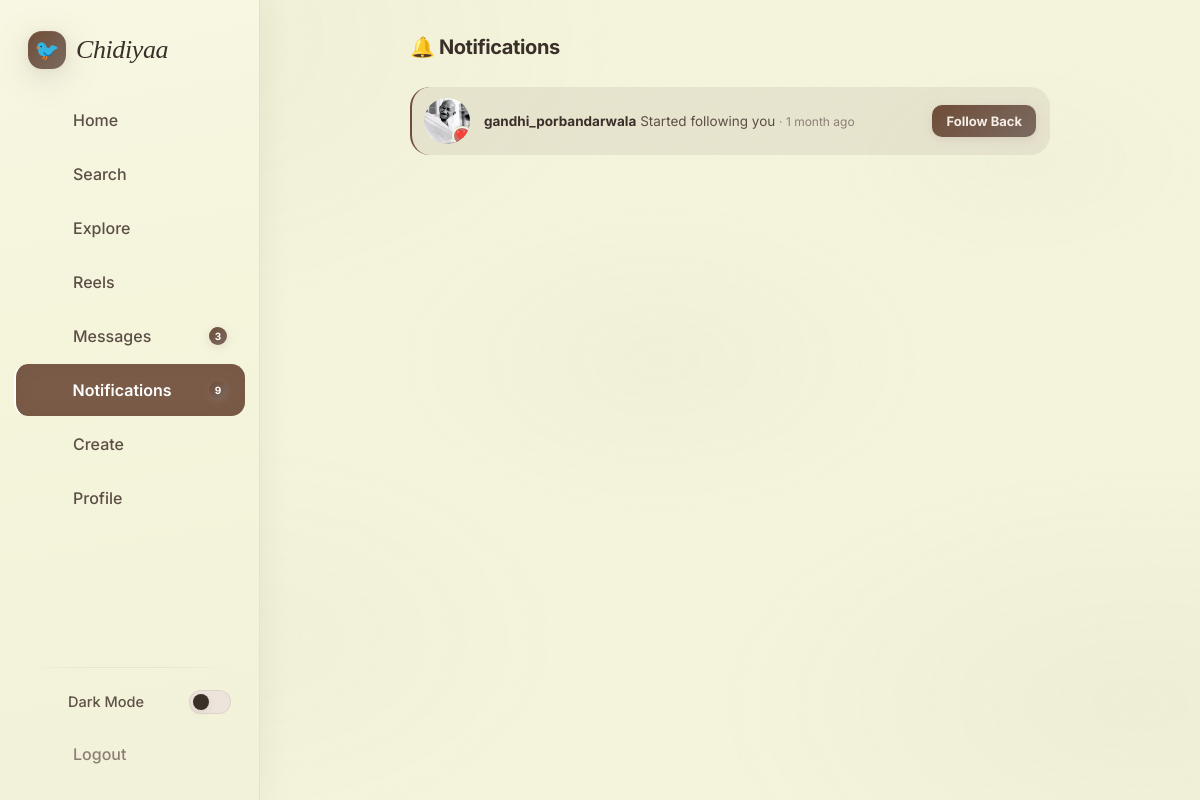
The app's page /notifications/ (signed in) with its own data.
### myapp/models.py (models this page shows, shortened)
class notification(models.Model):
    notification_type = (
        ('follow','follow'),
        ('like','like'),
        ('comment','comment'),
    )
    sender = models.ForeignKey(InstaUser, on_delete=models.CASCADE,related_name="sender_notification")
    reciver = models.ForeignKey(InstaUser, on_delete=models.CASCADE,related_name="reciver_notification")
    post_fk = models.ForeignKey(InstaPost, on_delete=models.CASCADE,null=True,blank=True)
    reel_fk = models.ForeignKey(instrareels, on_delete=models.CASCADE,null=True,blank=True)
    message = models.CharField(max_length=40)
    notification_type = models.CharField(max_length=20,choices=notification_type)
    read_status = models.CharField(default=True)
    created_at = models.DateTimeField(auto_now_add=True)
    def whenpublished(self):
        now = timezone.now()
        diff = now-self.created_at
        if diff.days == 0 and diff.seconds >= 0 and diff.seconds < 60:
            seconds = diff.seconds
            if seconds == 1:
                return str(seconds) + "second ago"
            else:
                return str(seconds) + " seconds ago"
        if diff.days == 0 and diff.seconds >= 60 and diff.seconds < 3600 :
            minutes = math.floor(diff.seconds/60)
            if minutes == 1:
                return str(minutes) + " minute ago"
            else:
                return str(minutes) + " minutes ago"
        if diff.days == 0 and diff.seconds >= 3600 and diff.seconds < 86400 :
            hours = math.floor(diff.seconds/3600)
            if hours == 1:
                return str(hours) + " hour ago"
            else:
                return str(hours) + " hours ago"
        if diff.days >= 1 and diff.days < 30:
            days = diff.days
            if days == 1:
                return str(days) + " day ago"
            else:
                return str(days) + " days ago"
        if diff.days >= 30 and diff.days < 365:
            months = math.floor(diff.days/30)
            if months == 1:
                return str(months) + " month ago"
            else:
                return str(months) + " months ago"

class InstaUser(models.Model):
    GENDER_CHOICES = (
        ('male','Male'),
        ('female','Female'),
    )
    username = models.CharField(max_length=100,unique=True)
    email = models.EmailField(unique=True)
    password = models.CharField(max_length=100)
    profile_pic = models.ImageField(upload_to='profile_pics/', blank=True, null=True)
    gender = models.CharField(max_length=10,choices=GENDER_CHOICES,blank=True, null=True)
    name = models.CharField(max_length=100,blank=True, null=True)
    bio = models.TextField(blank=True, null=True)
    description = models.TextField(blank=True, null=True)
    link = models.URLField(blank=True, null=True)
    created_at = models.DateTimeField(auto_now_add=True)
    updated_at = models.DateTimeField(auto_now=True)
    otp = models.IntegerField(blank=True, null=True,default=1234)
    is_active = models.BooleanField(default=False)

### myapp/views.py (the view)
    def wrapper(request,*args,**kwargs):
        if "email" in request.session:
            try:
                uid = InstaUser.objects.get(email = request.session['email'])
                request.uid = uid
                return view_function(request,*args,**kwargs)
            except InstaUser.DoesNotExist:
                return redirect("login")
        return redirect("login")

### myapp/views.py (called while the page is built)
def check_login(view_function):
    def wrapper(request,*args,**kwargs):
        if "email" in request.session:
            try:
                uid = InstaUser.objects.get(email = request.session['email'])
                request.uid = uid
                return view_function(request,*args,**kwargs)
            except InstaUser.DoesNotExist:
                return redirect("login")
        return redirect("login")
    return wrapper

@check_login
def notifications(request):
    uid = request.uid
    my_following = FollowUsers.objects.filter(Following = uid ).values_list("Following_person_id",flat=True)
    all_notifications = notification.objects.filter(reciver=uid).order_by("-created_at")
    context = {'uid' : uid , 'all_notifications' : all_notifications,'my_following' : my_following}
    return render(request, "myapp/notifications.html",context)

### myapp/templates/myapp/notifications.html (shortened to what this page needs)
{% load static %}
<html lang="en" data-theme="light">
<head>
  <link rel="stylesheet" href="{% static 'myapp/css/style.css' %}" />
</head>
<body>
  <div class="app-shell">
    <aside class="sidebar">
      <a href="{% url 'index' %}" class="sidebar-brand">
        <div class="sidebar-brand-icon">🐦</div><span class="sidebar-brand-name">Chidiyaa</span>
      </a>
      <nav class="sidebar-nav">
        <a href="{% url 'index' %}" class="nav-link"><i class="ph ph-house nav-icon"></i><span>Home</span></a>
        <a href="{% url 'search' %}" class="nav-link"><i
            class="ph ph-magnifying-glass nav-icon"></i><span>Search</span></a>
        <a href="{% url 'search' %}" class="nav-link"><i class="ph ph-compass nav-icon"></i><span>Explore</span></a>
        <a href="{% url 'reels' %}" class="nav-link"><i class="ph ph-video-camera nav-icon"></i><span>Reels</span></a>
        <a href="{% url 'messages' %}" class="nav-link "><i
            class="ph ph-chat-circle nav-icon"></i><span>Messages</span><span class="nav-badge">3</span></a>
        <a href="{% url 'notifications' %}" class="nav-link active"><i
            class="ph ph-bell nav-icon"></i><span>Notifications</span><span class="nav-badge">9</span></a>
        <a href="{% url 'create' %}" class="nav-link"><i class="ph ph-plus-circle nav-icon"></i><span>Create</span></a>
        <a href="{% url 'profile' %}" class="nav-link"><i class="ph ph-user nav-icon"></i><span>Profile</span></a>
      </nav>
      <div class="sidebar-footer">
        <div class="sidebar-divider"></div>
        <div class="dark-toggle-row"><i class="ph ph-moon nav-icon"></i><span>Dark Mode</span><span
            class="toggle-pill"></span></div>
        <a href="login.html" class="nav-link" style="color:var(--text-3)"><i
            class="ph ph-sign-out nav-icon"></i><span>Logout</span></a>
      </div>
    </aside>
    <main class="page-content">
      <form action="" method="post" enctype="multipart/form-data">
        <div class="notifs-layout">
          <h2>🔔 Notifications</h2>
          {%for notification in all_notifications%}
          <div class="notif-item unseen" style="animation-delay:.05s">
            <div class="notif-ava">
              <img src="{{notification.sender.profile_pic.url}}" alt="aarav_k" />
              <div class="notif-type-badge ntb-like">❤️</div>
            </div>
            {% if notification.notification_type == 'follow'%}
            <div class="notif-text">
              <strong>{{notification.sender.username}}</strong> {{notification.message}}
              <span class="notif-time">· {{ notification.whenpublished }}</span>
            </div>
            {% if notification.sender not in my_following %}
            <a href="{% url 'follow_unfollow' pk=notification.sender.id%}" class="notif-follow-btn">Follow Back</a>
            {% else %}
            <a href="{% url 'follow_unfollow' pk=notification.sender.id%}" class="notif-follow-btn">Following</a>
            {% endif %}
            {% elif notification.notification_type == 'like'%}
            <div class="notif-text">
              <strong>{{notification.sender.username}}</strong> {{notification.message}}
              <span class="notif-time">· {{ notification.whenpublished }}</span>
            </div>
            <img class="notif-thumb" src="{{notification.post_fk.image.url}}" alt="" />
            {%endif%}
          </div>
          {%endfor%}
        </div>
      </form>
    </main>
  </div>
</body>
</html>

### records on screen
notification: sender.profile_pic (picture), sender.username "gandhi_porbandarwala", message "Started following you", whenpublished "1 month ago", shows "Follow Back"
